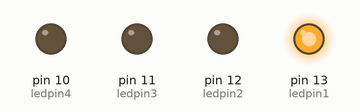
Recording of a sketch running on a simulated Arduino Uno, built with avr-gcc and run on an emulated ATmega328P. Shown: output pins drawn as LEDs (lit = HIGH).

Above: at 0.5 s.
At 2.5 s:
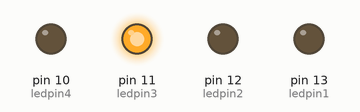
At 3.5 s:
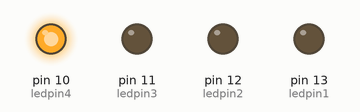
At 5.5 s:
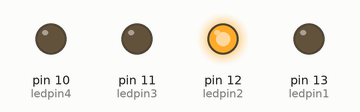
Timing chart, 0 to 7.8 s (numbered marks = the images above):
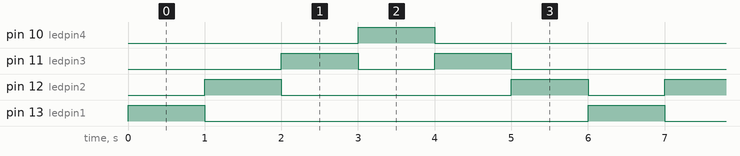

The sketch:

sketch_led_wave.ino
```cpp
int counter=0;
int ledpin1=13;
int ledpin2=12;
int ledpin3=11;
int ledpin4=10;
int del=1000;
void setup() {
  // put your setup code here, to run once:
  pinMode(ledpin1, OUTPUT);
  pinMode(ledpin2, OUTPUT);
  pinMode(ledpin3, OUTPUT);
  pinMode(ledpin4, OUTPUT);

  Serial.begin(9600);
}

void loop() {
  // put your main code here, to run repeatedly:

  digitalWrite(ledpin1, HIGH);
  delay(del);
  digitalWrite(ledpin1, LOW);

  digitalWrite(ledpin2, HIGH);
  delay(del);
  digitalWrite(ledpin2, LOW);

  digitalWrite(ledpin3, HIGH);
  delay(del);
  digitalWrite(ledpin3, LOW);

  digitalWrite(ledpin4, HIGH);
  delay(del);
  digitalWrite(ledpin4, LOW);


  digitalWrite(ledpin3, HIGH);
  delay(del);
  digitalWrite(ledpin3, LOW);

  digitalWrite(ledpin2, HIGH);
  delay(del);
  digitalWrite(ledpin2, LOW);

  }
```

Measured:
- by itself, pin 10 (ledpin4), pin 13 (ledpin1): alternates HIGH for 1.0 s and LOW for 5.0 s
- by itself, pin 11 (ledpin3): repeats every 6.0 s: LOW 1.0 s, HIGH 1.0 s, LOW 3.0 s, HIGH 1.0 s
- by itself, pin 12 (ledpin2): repeats every 6.0 s: LOW 3.0 s, HIGH 1.0 s, LOW 1.0 s, HIGH 1.0 s
